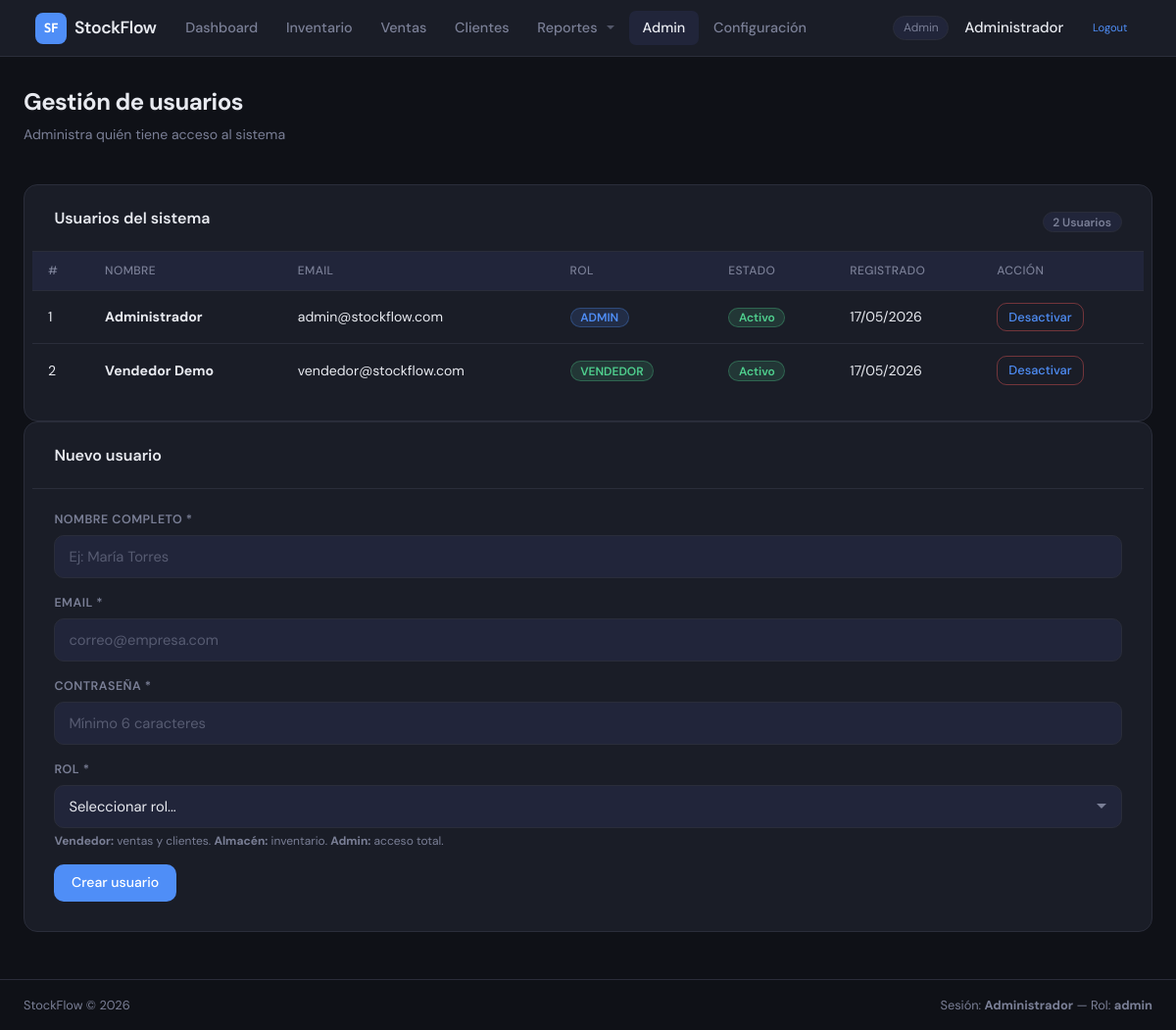
/modules/admin/usuarios.php (signed in), run on the app's committed database.
### tables this page shows
CREATE TABLE usuarios (
    id INT AUTO_INCREMENT PRIMARY KEY,
    nombre VARCHAR(100) NOT NULL,
    email VARCHAR(100) NOT NULL UNIQUE,
    password_hash VARCHAR(255) NOT NULL,
    rol ENUM('admin','vendedor','almacen') NOT NULL DEFAULT 'vendedor',
    activo TINYINT(1) NOT NULL DEFAULT 1,
    created_at DATETIME DEFAULT CURRENT_TIMESTAMP
);

### modules/admin/usuarios.php (the view, shortened to what this page needs)
<?php
require_once '../../config/database.php';
$usuarios = mysqli_query($conn, "SELECT * FROM usuarios ORDER BY rol, nombre");
require_once '../../includes/header.php';
?>
<div class="page-header">
    <div>
        <h1 class="page-title">Gestión de usuarios</h1>
        <p class="page-subtitle">Administra quién tiene acceso al sistema</p>
    </div>
</div>
<div class="admin-grid">
    <div class="card">
        <div class="card__header">
            <h2 class="card__title">Usuarios del sistema</h2>
            <span class="badge badge--gray"><?= mysqli_num_rows($usuarios) ?> usuarios</span>
        </div>
        <div class="card__body p-0">
            <table class="table">
                <thead>
                    <tr>
                        <th>#</th>
                        <th>Nombre</th>
                        <th>Email</th>
                        <th>Rol</th>
                        <th>Estado</th>
                        <th>Registrado</th>
                        <th>Acción</th>
                    </tr>
                </thead>
                <tbody>
                <?php while ($u = mysqli_fetch_assoc($usuarios)): ?>
                    <tr class="<?= !$u['activo'] ? 'row--inactive' : '' ?>">
                        <td class="text-muted"><?= $u['id'] ?></td>
                        <td>
                            <strong><?= htmlspecialchars($u['nombre']) ?></strong>
                        </td>
                        <td class="text-muted"><?= htmlspecialchars($u['email']) ?></td>
                        <td>
                            <span class="badge badge--<?= $u['rol'] ?>">
                                <?= strtoupper($u['rol']) ?>
                            </span>
                        </td>
                        <td>
                            <?php if ($u['activo']): ?>
                                <span class="badge badge--success">Activo</span>
                            <?php else: ?>
                                <span class="badge badge--danger">Inactivo</span>
                            <?php endif; ?>
                        </td>
                        <td class="text-muted">
                            <?= date('d/m/Y', strtotime($u['created_at'])) ?>
                        </td>
                        <td>
                            <?php if ($u['id'] !== $_SESSION['usuario_id']): ?>
                                <a href="toggle_usuario.php?id=<?= $u['id'] ?>"
                                   class="btn btn--sm <?= $u['activo'] ? 'btn--danger-outline' : 'btn--success-outline' ?>"
                                   data-confirm="<?= $u['activo'] ? '¿Desactivar este usuario?' : '¿Activar este usuario?' ?>">
                                    <?= $u['activo'] ? 'Desactivar' : 'Activar' ?>
                                </a>
                            <?php else: ?>
                                <span class="text-muted" style="font-size:.8rem">—</span>
                            <?php endif; ?>
                        </td>
                    </tr>
                <?php endwhile; ?>
                </tbody>
            </table>
        </div>
    </div>
    <div class="card">
        <div class="card__header">
            <h2 class="card__title">Nuevo usuario</h2>
        </div>
        <div class="card__body">
            <form method="POST" class="form">
                <div class="form__group">
                    <label class="form__label">Nombre completo *</label>
                    <input type="text" name="nombre" class="form__input"
                           placeholder="Ej: María Torres" required
                           value="<?= htmlspecialchars($_POST['nombre'] ?? '') ?>">
                </div>
                <div class="form__group">
                    <label class="form__label">Email *</label>
                    <input type="email" name="email" class="form__input"
                           placeholder="correo@empresa.com" required
                           value="<?= htmlspecialchars($_POST['email'] ?? '') ?>">
                </div>
                <div class="form__group">
                    <label class="form__label">Contraseña *</label>
                    <input type="password" name="password" class="form__input"
                           placeholder="Mínimo 6 caracteres" required minlength="6">
                </div>
                <div class="form__group">
                    <label class="form__label">Rol *</label>
                    <select name="rol" class="form__input" required>
                        <option value="">Seleccionar rol...</option>
                    </select>
                    <span class="form__hint">
                        <strong>Vendedor:</strong> ventas y clientes.
                        <strong>Almacén:</strong> inventario.
                        <strong>Admin:</strong> acceso total.
                    </span>
                </div>
                <div class="form__actions">
                    <button type="submit" class="btn btn--primary">Crear usuario</button>
                </div>
            </form>
        </div>
    </div>
</div>
<?php require_once '../../includes/footer.php'; ?>

### data on the page
usuarios: id "1", nombre "Administrador", email "admin@stockflow.com", rol "ADMIN", activo "Activo", created_at "17/05/2026"
usuarios: id "2", nombre "Vendedor Demo", email "vendedor@stockflow.com", rol "VENDEDOR", activo "Activo", created_at "17/05/2026"

### other printed values
$_SESSION['usuario_rol'] "Admin"
$_SESSION['usuario_nombre'] "Administrador"
mysqli_num_rows($usuarios) "2"
$_SESSION['usuario_rol'] "admin"
